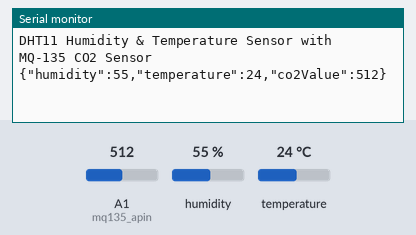
Simulated run of this sketch. Board: Arduino Uno, built with avr-gcc and run on an emulated ATmega328P. On the bench: the last lines printed to the serial monitor. Wiring (inferred from the names in the program): DHT11 sensor: data A0. Inputs (shaded band) come from the test bench; at power-on: humidity 55 %, A1 (mq135_apin) = 512, temperature 24 °C.

Above: at 2.7 s.
2.8 s: humidity set to 22 %
At 5.0 s:
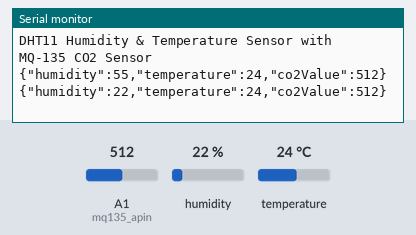
5.5 s: A1 (mq135_apin) set to 716
At 6.3 s:
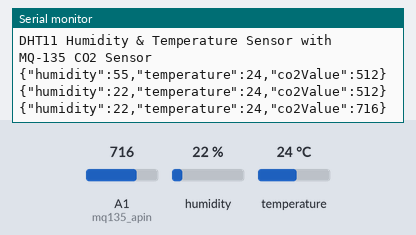
8.2 s: temperature set to 12 °C
At 10.1 s:
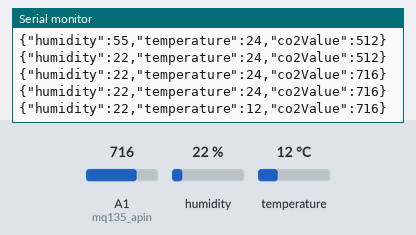
10.9 s: A1 (mq135_apin) set to 900
At 12.6 s:
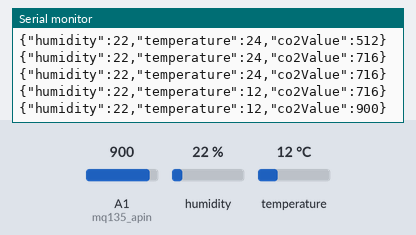
13.6 s: humidity set to 40 %
At 15.1 s:
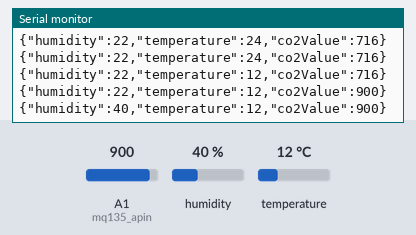
Timing chart, 0 to 16.6 s (numbered marks = the images above; inputs shaded):
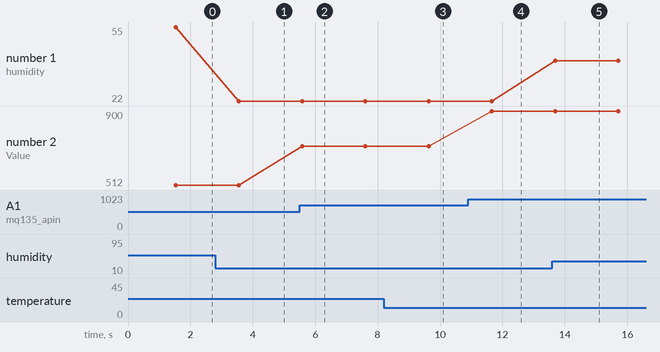

The sketch:

sketch_sep8a.ino
```cpp
#include <ArduinoJson.h>
#include "dht.h"

#define dht_apin A0 // Analog Pin for DHT11 sensor
#define mq135_apin A1 // Analog Pin for MQ-135 sensor

dht DHT;

void setup() {
    Serial.begin(9600);
    delay(500); // Delay to let the system boot
    Serial.println("DHT11 Humidity & Temperature Sensor with MQ-135 CO2 Sensor\n\n");
    delay(1000); // Wait before accessing sensors
}

void loop() {
    // Read DHT11 sensor
    DHT.read11(dht_apin);

    // Read MQ-135 sensor
    int mq135Value = analogRead(mq135_apin);

    // Create a JSON object
    StaticJsonDocument<200> doc; // Adjust size as needed
    doc["humidity"] = DHT.humidity;
    doc["temperature"] = DHT.temperature;
    doc["co2Value"] = mq135Value;

    // Serialize the JSON object to a string
    String jsonString;
    serializeJson(doc, jsonString);

    // Send the JSON string to the serial port
    Serial.println(jsonString);

    delay(2000); // Wait 2 seconds before accessing sensors again
}
```

Measured:
- after the input at 2.8 s, the serial monitor: prints a new line after 0.75 s (image 1)
- after the input at 5.5 s, the serial monitor: prints a new line after 0.08 s (image 2)
- after the input at 8.2 s, the serial monitor: prints a new line after 1.4 s (image 3)
- after the input at 10.9 s, the serial monitor: prints a new line after 0.76 s (image 4)
- after the input at 13.6 s, the serial monitor: prints a new line after 0.09 s (image 5)
- plotted number 1: 55 → 22 after the input at 2.8 s, 22 → 40 after the input at 13.6 s
- plotted number 2: 512 → 716 after the input at 5.5 s, 716 → 900 after the input at 10.9 s
